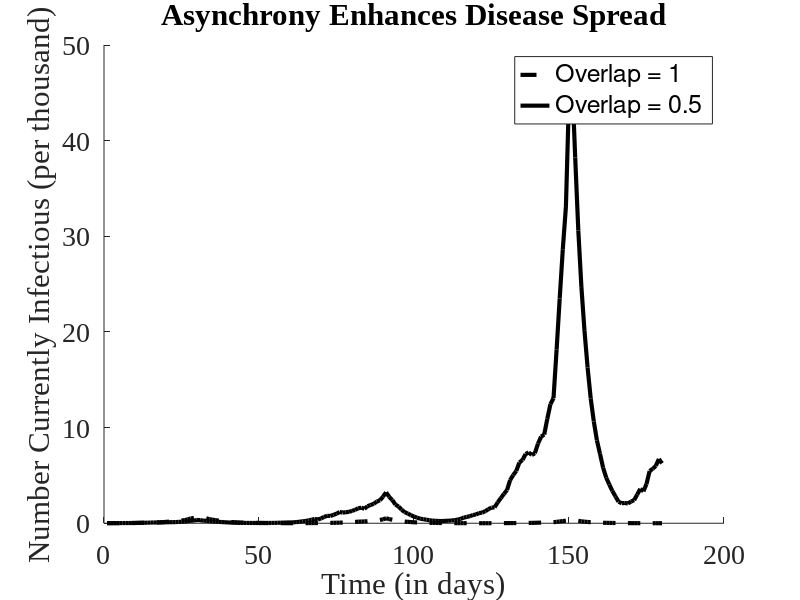
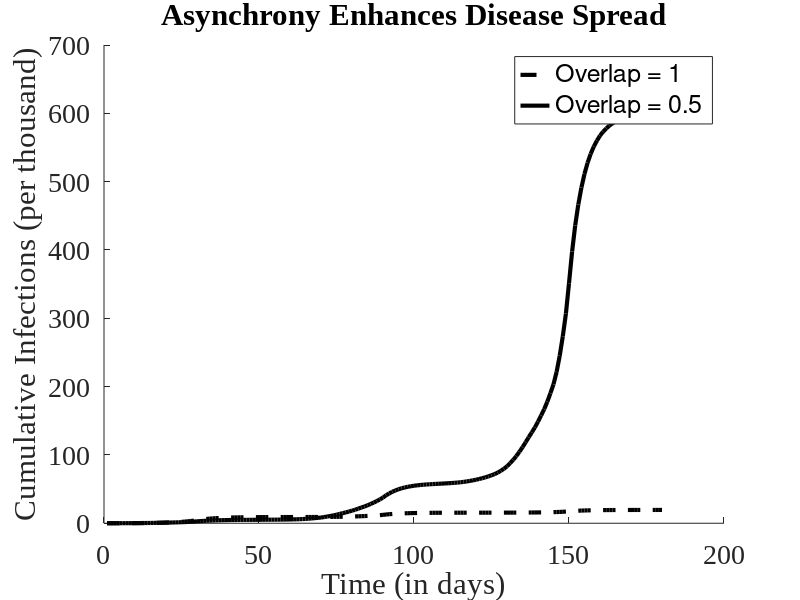
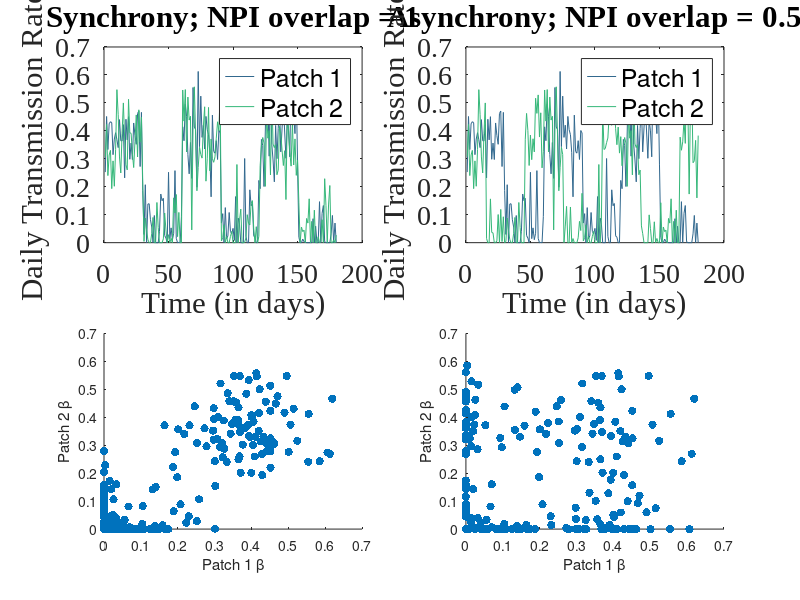

Write MATLAB code to recreate these figures, in order.
% Stochastic 2-patch model of infectious disease growth

clear
clc

colors = viridis(4); colors = colors(2:3,:);

inf_duration = 4.5; % Number of days infectious
gamma = 1/inf_duration; % Recovery rate
beta0 = 0.375; % Transmission rate per contact
epsilon = 0.95; % Proportional reduction in transmission
betaNPI = beta0*(1-epsilon);

% Movement rate
m = 0.025;

% r = infectious class growth rate in any given time
rBusUsual = beta0 - gamma; % Business as usual rate of infectious spread
rNPI = betaNPI - gamma; % Same when NPIs implemented

% Square wave function

% Set the length of NPIs and "opening up" as 30 days. A whole period of the
% square wave is then 60 days.
period = 60; % Period length in units of days; needs to be even
num_per = 3; % Number of periods to cycle

% Error catch if the period is set to an odd number of days.
if rem(period,2) > 0
    disp('Period not even; Choose even period')
end

% Consider two overlaps, 0 and 1.
overlap = [1,0.5];
% This is the day difference in policy enaction
tau = floor(period*(1 - overlap)/2);

% Variance in the stocahstic component of beta
rng default

% Variance-covariance matrix. Set to have independent stochastic variation
% across the two patches.
variance = 0.01;
sigma = variance*eye(2);
R = chol(sigma);
% e is the residual "error" in beta.
e = randn(period*num_per,2)*R;

figure(1)
figure(2)
figure(3)

% Initial infectious
I_init = 5*ones(1,2);

cum_I = sum(I_init);

plotindx = [1,3;2,4];

for i = 1:length(overlap)
    % Patch one switches to social distancing on day period/2 + 1;
    % Patch two switches to social distancing on day tau + 1
    patch1beta = [beta0*ones(period/2,1); betaNPI*ones(period/2,1)];
    patch2beta = [beta0*ones(period/2 -tau(i),1);...
        betaNPI*ones(period/2,1);beta0*ones(tau(i),1)];
    
    detbeta = [patch1beta, patch2beta]; 
    detbeta = repmat(detbeta, num_per, 1);

    beta_stoc = detbeta + e;
    beta_stoc(beta_stoc < 0) = 0;

    % This creates a discrete-time growth rate for infectious individuals
    lambdat = exp(beta_stoc - gamma);

    I = zeros(period*num_per, 2);
    I(1,:) = I_init;

    % Simulates growth in discrete time at each time point.
    for t = 2:period*num_per
        Iprime = lambdat(t-1,:).*I(t-1,:);
        I(t,:) = Iprime*[1-m, m; m, 1-m];
        cum_I(t) = cum_I(t-1) + sum(I(t,:));
    end

    % Plotting parameters
    if overlap(i) == 1
        FontType = '--';
    else
        FontType = '-';
    end

    % Plot dynamics of infectious class over time
    figure(1)
    hold on
    plot(1:size(I,1), sum(I,2)/1000, FontType, 'Color', 'black', ...
        'LineWidth', 3)
    hold off

    % Plot dynamics of cumulative infections over time
    figure(2)
    hold on
    plot(1:size(I,1), cum_I/1000, FontType, 'Color', 'black', ...
        'LineWidth', 3)
    hold off

    % Plot the time course of the transmission rate
    figure(3)
    subplot(2,2,plotindx(i,1))
    p = plot(beta_stoc);
    set(p, {'Color'}, num2cell(colors,2));

    % Plot the correlation of the transmission rate across the two patches
    figure(3)
    subplot(2,2,plotindx(i,2))
    p = scatter(beta_stoc(:,1), beta_stoc(:,2), 'filled');
    xlabel('Patch 1 \beta'); ylabel('Patch 2 \beta');
    
end

% Add figure labels and titles
figure(1)
xlabel('Time (in days)')
ylabel('Number Currently Infectious (per thousand)')
title('Asynchrony Enhances Disease Spread')
legend('Overlap = 1', 'Overlap = 0.5')
set(gca, {'FontSize', 'FontName'}, {20, 'Times New Roman'})

figure(2)
xlabel('Time (in days)')
ylabel('Cumulative Infections (per thousand)')
title('Asynchrony Enhances Disease Spread')
legend('Overlap = 1', 'Overlap = 0.5')
set(gca, {'FontSize', 'FontName'}, {20, 'Times New Roman'})

figure(3)

subplot(2,2,1)
xlabel('Time (in days)')
ylabel('Daily Transmission Rate')
legend('Patch 1', 'Patch 2')
title('Synchrony; NPI overlap = 1')
set(gca, {'FontSize', 'FontName'}, {20, 'Times New Roman'})

subplot(2,2,2)
xlabel('Time (in days)')
ylabel('Daily Transmission Rate')
legend('Patch 1', 'Patch 2')
title('Asynchrony; NPI overlap = 0.5')
set(gca, {'FontSize', 'FontName'}, {20, 'Times New Roman'})